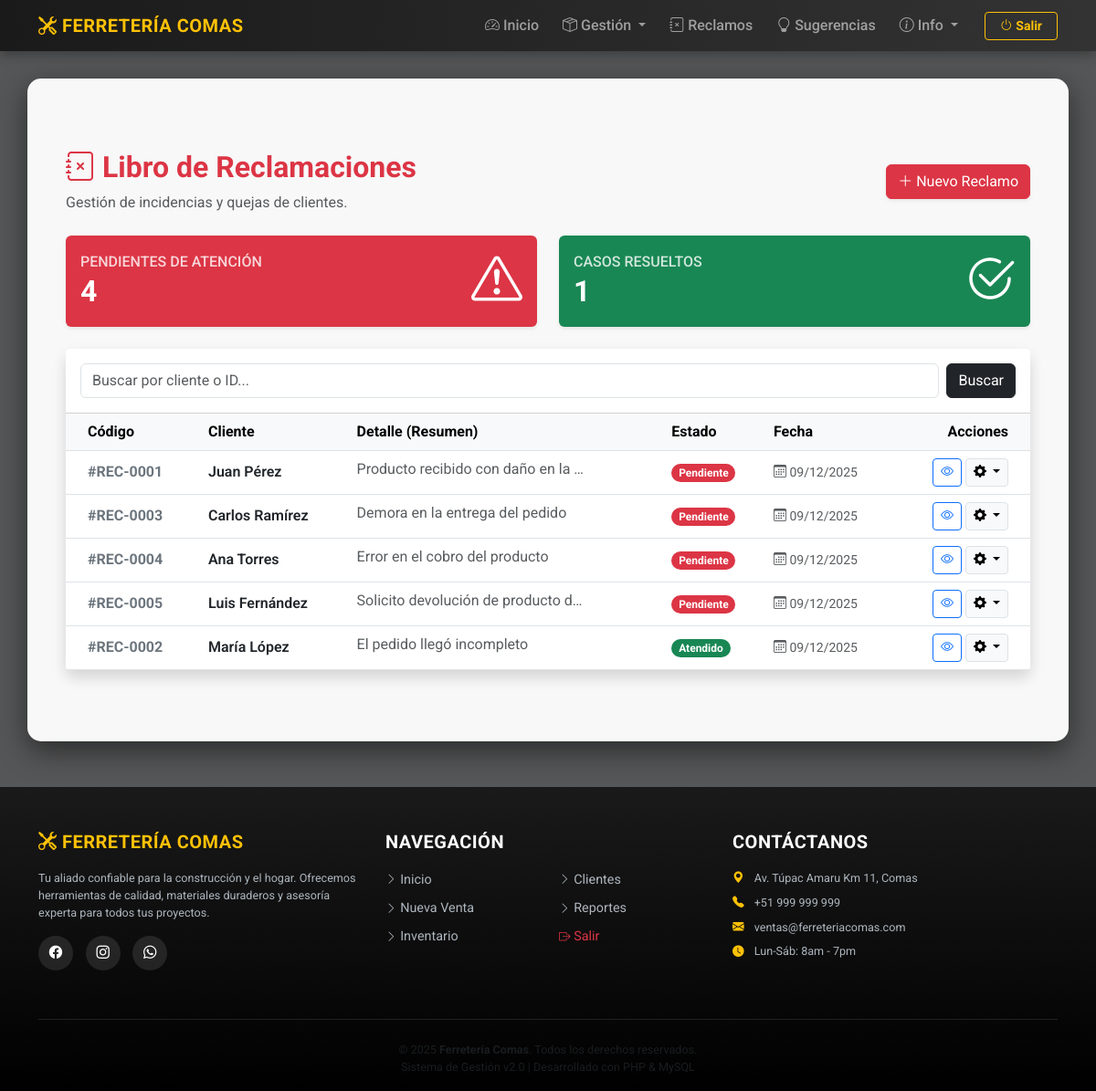
/views/reclamos.php (signed in), run on the app's committed database.
### tables this page shows
CREATE TABLE `reclamos` (
  `id_reclamo` int(11) NOT NULL,
  `cliente` varchar(100) NOT NULL,
  `descripcion` text NOT NULL,
  `fecha` datetime DEFAULT current_timestamp(),
  `estado` enum('Pendiente','Atendido') DEFAULT 'Pendiente'
);

### views/reclamos.php (the view, shortened to what this page needs)
<?php
require '../config/conexion.php';
include 'layout/header.php';
$busqueda = trim($_GET['q'] ?? '');
$pagina   = max(1, intval($_GET['pagina'] ?? 1));
$limit    = 5;
$offset   = ($pagina - 1) * $limit;
$sqlWhere = "";
$params   = [];
$stmt = $conexion->prepare("SELECT * FROM reclamos $sqlWhere ORDER BY CASE WHEN estado = 'Pendiente' THEN 0 ELSE 1 END, fecha DESC LIMIT $limit OFFSET $offset");
$stmt->execute($params);
$reclamos = $stmt->fetchAll(PDO::FETCH_ASSOC);
$pendientes = $conexion->query("SELECT COUNT(*) FROM reclamos WHERE estado='Pendiente'")->fetchColumn();
$atendidos  = $conexion->query("SELECT COUNT(*) FROM reclamos WHERE estado='Atendido'")->fetchColumn();
?>
<div class="container py-5">
    <div class="d-flex justify-content-between align-items-center mb-4">
        <div>
            <h2 class="fw-bold text-danger"><i class="bi bi-journal-x"></i> Libro de Reclamaciones</h2>
            <p class="text-muted mb-0">Gestión de incidencias y quejas de clientes.</p>
        </div>
        <button class="btn btn-danger shadow-sm" data-bs-toggle="modal" data-bs-target="#modalRegistro">
            <i class="bi bi-plus-lg"></i> Nuevo Reclamo
        </button>
    </div>
    <div class="row mb-4">
        <div class="col-md-6">
            <div class="card border-0 shadow-sm bg-danger text-white h-100">
                <div class="card-body d-flex justify-content-between align-items-center">
                    <div>
                        <h6 class="text-uppercase mb-1" style="opacity: 0.8;">Pendientes de Atención</h6>
                        <h2 class="fw-bold mb-0"><?= $pendientes ?></h2>
                    </div>
                    <div class="display-4"><i class="bi bi-exclamation-triangle"></i></div>
                </div>
            </div>
        </div>
        <div class="col-md-6">
            <div class="card border-0 shadow-sm bg-success text-white h-100">
                <div class="card-body d-flex justify-content-between align-items-center">
                    <div>
                        <h6 class="text-uppercase mb-1" style="opacity: 0.8;">Casos Resueltos</h6>
                        <h2 class="fw-bold mb-0"><?= $atendidos ?></h2>
                    </div>
                    <div class="display-4"><i class="bi bi-check2-circle"></i></div>
                </div>
            </div>
        </div>
    </div>
    <div class="card shadow border-0 rounded-3">
        <div class="card-header bg-white py-3">
            <form method="GET" class="d-flex" role="search">
                <input class="form-control me-2" type="search" name="q" placeholder="Buscar por cliente o ID..." value="<?= htmlspecialchars($busqueda) ?>">
                <button class="btn btn-dark" type="submit">Buscar</button>
            </form>
        </div>
        <div class="table-responsive">
            <table class="table table-hover align-middle mb-0">
                <thead class="table-light">
                    <tr>
                        <th class="ps-4">Código</th>
                        <th>Cliente</th>
                        <th>Detalle (Resumen)</th>
                        <th>Estado</th>
                        <th>Fecha</th>
                        <th class="text-end pe-4">Acciones</th>
                    </tr>
                </thead>
                <tbody>
                    <?php if (empty($reclamos)): ?>
                        <tr><td colspan="6" class="text-center py-5 text-muted">No hay reclamos registrados.</td></tr>
                    <?php else: ?>
                        <?php foreach ($reclamos as $r): ?>
                            <tr>
                                <td class="ps-4 fw-bold text-secondary">#REC-<?= str_pad($r['id_reclamo'], 4, '0', STR_PAD_LEFT) ?></td>
                                <td class="fw-semibold"><?= htmlspecialchars($r['cliente']) ?></td>
                                <td>
                                    <span class="text-muted d-inline-block text-truncate" style="max-width: 250px;">
                                        <?= htmlspecialchars($r['descripcion']) ?>
                                    </span>
                                </td>
                                <td>
                                    <?php
                                        $badgeClass = match($r['estado']) {
                                            'Pendiente' => 'bg-danger',
                                            'En Proceso' => 'bg-warning text-dark',
                                            'Atendido' => 'bg-success',
                                            default => 'bg-secondary'
                                        };
                                    ?>
                                    <span class="badge rounded-pill <?= $badgeClass ?>"><?= $r['estado'] ?></span>
                                </td>
                                <td class="text-muted small">
                                    <i class="bi bi-calendar3"></i> <?= date('d/m/Y', strtotime($r['fecha'])) ?>
                                </td>
                                <td class="text-end pe-4">
                                    <button class="btn btn-sm btn-outline-primary" onclick="verDetalle('<?= htmlspecialchars($r['cliente']) ?>', '<?= htmlspecialchars(str_replace(["\r","\n"], " ", $r['descripcion'])) ?>', '<?= $r['fecha'] ?>')">
                                        <i class="bi bi-eye"></i>
                                    </button>
                                    <div class="btn-group">
                                        <button type="button" class="btn btn-sm btn-light border dropdown-toggle" data-bs-toggle="dropdown">
                                            <i class="bi bi-gear-fill"></i>
                                        </button>
                                    </div>
                                </td>
                            </tr>
                        <?php endforeach; ?>
                    <?php endif; ?>
                </tbody>
            </table>
        </div>
    </div>
</div>
<?php include 'layout/footer.php'; ?>

### views/layout/header.php (style rules this page uses)
body { font-family: 'Roboto', sans-serif; background-color: #f4f6f9; background-image: url('https://images.unsplash.com/photo-1581235720704-06d3acfcb36f?ixlib=rb-4.0.3&auto=format&fit=crop&w=1920&q=80'); background-size: cover; background-position: center; background-attachment: fixed; min-height: 100vh; }
body::before { content: ''; position: fixed; top: 0; left: 0; right: 0; bottom: 0; background: rgba(0, 0, 0, 0.65); z-index: -1; }

### data on the page
reclamos: id_reclamo "0001", cliente "Juan Pérez", descripcion "Producto recibido con daño en la…", estado "Pendiente", fecha "09/12/2025"
reclamos: id_reclamo "0003", cliente "Carlos Ramírez", descripcion "Demora en la entrega del pedido", estado "Pendiente", fecha "09/12/2025"
reclamos: id_reclamo "0004", cliente "Ana Torres", descripcion "Error en el cobro del producto", estado "Pendiente", fecha "09/12/2025"
reclamos: id_reclamo "0005", cliente "Luis Fernández", descripcion "Solicito devolución de producto d…", estado "Pendiente", fecha "09/12/2025"
reclamos: id_reclamo "0002", cliente "María López", descripcion "El pedido llegó incompleto", estado "Atendido", fecha "09/12/2025"

### other printed values
$pendientes "4"
$atendidos "1"
